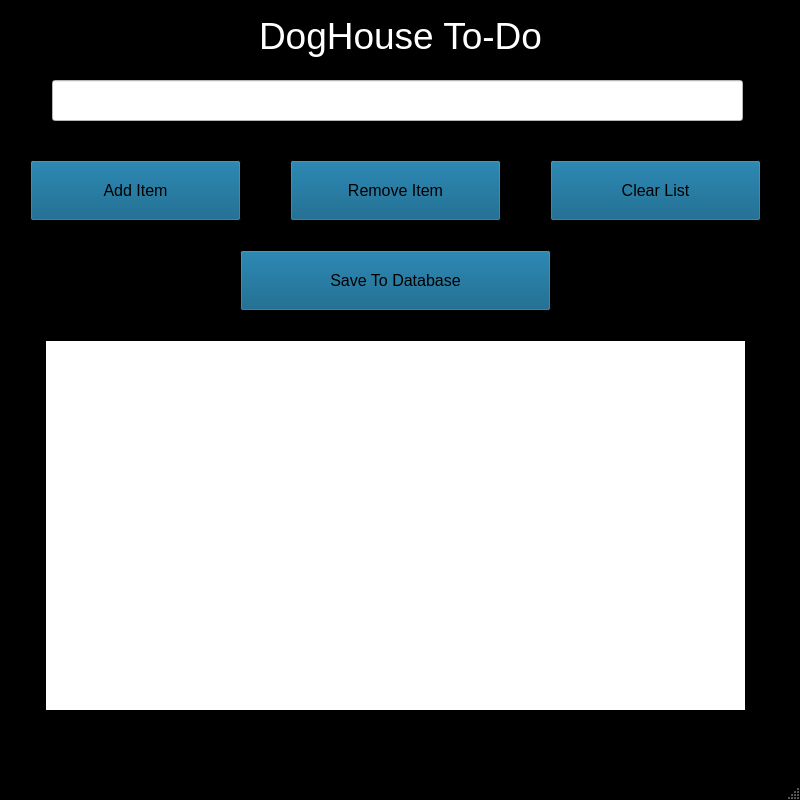
<?xml version="1.0" encoding="UTF-8"?>
<ui version="4.0">
 <class>MainWindow</class>
 <widget class="QMainWindow" name="MainWindow">
  <property name="geometry">
   <rect>
    <x>0</x>
    <y>0</y>
    <width>800</width>
    <height>800</height>
   </rect>
  </property>
  <property name="maximumSize">
   <size>
    <width>800</width>
    <height>800</height>
   </size>
  </property>
  <property name="palette">
   <palette>
    <active>
     <colorrole role="WindowText">
      <brush brushstyle="SolidPattern">
       <color alpha="255">
        <red>255</red>
        <green>255</green>
        <blue>255</blue>
       </color>
      </brush>
     </colorrole>
     <colorrole role="Button">
      <brush brushstyle="SolidPattern">
       <color alpha="255">
        <red>0</red>
        <green>85</green>
        <blue>127</blue>
       </color>
      </brush>
     </colorrole>
     <colorrole role="Light">
      <brush brushstyle="SolidPattern">
       <color alpha="255">
        <red>189</red>
        <green>189</green>
        <blue>189</blue>
       </color>
      </brush>
     </colorrole>
     <colorrole role="Midlight">
      <brush brushstyle="SolidPattern">
       <color alpha="255">
        <red>111</red>
        <green>111</green>
        <blue>111</blue>
       </color>
      </brush>
     </colorrole>
     <colorrole role="Dark">
      <brush brushstyle="SolidPattern">
       <color alpha="200">
        <red>0</red>
        <green>0</green>
        <blue>0</blue>
       </color>
      </brush>
     </colorrole>
     <colorrole role="Mid">
      <brush brushstyle="SolidPattern">
       <color alpha="255">
        <red>103</red>
        <green>103</green>
        <blue>103</blue>
       </color>
      </brush>
     </colorrole>
     <colorrole role="Text">
      <brush brushstyle="SolidPattern">
       <color alpha="255">
        <red>0</red>
        <green>0</green>
        <blue>0</blue>
       </color>
      </brush>
     </colorrole>
     <colorrole role="BrightText">
      <brush brushstyle="SolidPattern">
       <color alpha="255">
        <red>255</red>
        <green>255</green>
        <blue>255</blue>
       </color>
      </brush>
     </colorrole>
     <colorrole role="ButtonText">
      <brush brushstyle="SolidPattern">
       <color alpha="255">
        <red>0</red>
        <green>0</green>
        <blue>0</blue>
       </color>
      </brush>
     </colorrole>
     <colorrole role="Base">
      <brush brushstyle="SolidPattern">
       <color alpha="255">
        <red>255</red>
        <green>255</green>
        <blue>255</blue>
       </color>
      </brush>
     </colorrole>
     <colorrole role="Window">
      <brush brushstyle="SolidPattern">
       <color alpha="255">
        <red>0</red>
        <green>0</green>
        <blue>0</blue>
       </color>
      </brush>
     </colorrole>
     <colorrole role="Shadow">
      <brush brushstyle="SolidPattern">
       <color alpha="255">
        <red>0</red>
        <green>0</green>
        <blue>0</blue>
       </color>
      </brush>
     </colorrole>
     <colorrole role="Highlight">
      <brush brushstyle="SolidPattern">
       <color alpha="255">
        <red>0</red>
        <green>255</green>
        <blue>0</blue>
       </color>
      </brush>
     </colorrole>
     <colorrole role="HighlightedText">
      <brush brushstyle="SolidPattern">
       <color alpha="255">
        <red>0</red>
        <green>0</green>
        <blue>0</blue>
       </color>
      </brush>
     </colorrole>
     <colorrole role="AlternateBase">
      <brush brushstyle="SolidPattern">
       <color alpha="255">
        <red>204</red>
        <green>204</green>
        <blue>204</blue>
       </color>
      </brush>
     </colorrole>
     <colorrole role="ToolTipBase">
      <brush brushstyle="SolidPattern">
       <color alpha="255">
        <red>255</red>
        <green>255</green>
        <blue>220</blue>
       </color>
      </brush>
     </colorrole>
     <colorrole role="ToolTipText">
      <brush brushstyle="SolidPattern">
       <color alpha="255">
        <red>0</red>
        <green>0</green>
        <blue>0</blue>
       </color>
      </brush>
     </colorrole>
     <colorrole role="PlaceholderText">
      <brush brushstyle="SolidPattern">
       <color alpha="128">
        <red>0</red>
        <green>0</green>
        <blue>0</blue>
       </color>
      </brush>
     </colorrole>
    </active>
    <inactive>
     <colorrole role="WindowText">
      <brush brushstyle="SolidPattern">
       <color alpha="255">
        <red>255</red>
        <green>255</green>
        <blue>255</blue>
       </color>
      </brush>
     </colorrole>
     <colorrole role="Button">
      <brush brushstyle="SolidPattern">
       <color alpha="255">
        <red>0</red>
        <green>85</green>
        <blue>127</blue>
       </color>
      </brush>
     </colorrole>
     <colorrole role="Light">
      <brush brushstyle="SolidPattern">
       <color alpha="255">
        <red>189</red>
        <green>189</green>
        <blue>189</blue>
       </color>
      </brush>
     </colorrole>
     <colorrole role="Midlight">
      <brush brushstyle="SolidPattern">
       <color alpha="255">
        <red>111</red>
        <green>111</green>
        <blue>111</blue>
       </color>
      </brush>
     </colorrole>
     <colorrole role="Dark">
      <brush brushstyle="SolidPattern">
       <color alpha="200">
        <red>0</red>
        <green>0</green>
        <blue>0</blue>
       </color>
      </brush>
     </colorrole>
     <colorrole role="Mid">
      <brush brushstyle="SolidPattern">
       <color alpha="255">
        <red>103</red>
        <green>103</green>
        <blue>103</blue>
       </color>
      </brush>
     </colorrole>
     <colorrole role="Text">
      <brush brushstyle="SolidPattern">
       <color alpha="255">
        <red>0</red>
        <green>0</green>
        <blue>0</blue>
       </color>
      </brush>
     </colorrole>
     <colorrole role="BrightText">
      <brush brushstyle="SolidPattern">
       <color alpha="255">
        <red>255</red>
        <green>255</green>
        <blue>255</blue>
       </color>
      </brush>
     </colorrole>
     <colorrole role="ButtonText">
      <brush brushstyle="SolidPattern">
       <color alpha="255">
        <red>0</red>
        <green>0</green>
        <blue>0</blue>
       </color>
      </brush>
     </colorrole>
     <colorrole role="Base">
      <brush brushstyle="SolidPattern">
       <color alpha="255">
        <red>255</red>
        <green>255</green>
        <blue>255</blue>
       </color>
      </brush>
     </colorrole>
     <colorrole role="Window">
      <brush brushstyle="SolidPattern">
       <color alpha="255">
        <red>0</red>
        <green>0</green>
        <blue>0</blue>
       </color>
      </brush>
     </colorrole>
     <colorrole role="Shadow">
      <brush brushstyle="SolidPattern">
       <color alpha="255">
        <red>0</red>
        <green>0</green>
        <blue>0</blue>
       </color>
      </brush>
     </colorrole>
     <colorrole role="Highlight">
      <brush brushstyle="SolidPattern">
       <color alpha="255">
        <red>0</red>
        <green>255</green>
        <blue>0</blue>
       </color>
      </brush>
     </colorrole>
     <colorrole role="HighlightedText">
      <brush brushstyle="SolidPattern">
       <color alpha="255">
        <red>0</red>
        <green>0</green>
        <blue>0</blue>
       </color>
      </brush>
     </colorrole>
     <colorrole role="AlternateBase">
      <brush brushstyle="SolidPattern">
       <color alpha="255">
        <red>204</red>
        <green>204</green>
        <blue>204</blue>
       </color>
      </brush>
     </colorrole>
     <colorrole role="ToolTipBase">
      <brush brushstyle="SolidPattern">
       <color alpha="255">
        <red>255</red>
        <green>255</green>
        <blue>220</blue>
       </color>
      </brush>
     </colorrole>
     <colorrole role="ToolTipText">
      <brush brushstyle="SolidPattern">
       <color alpha="255">
        <red>0</red>
        <green>0</green>
        <blue>0</blue>
       </color>
      </brush>
     </colorrole>
     <colorrole role="PlaceholderText">
      <brush brushstyle="SolidPattern">
       <color alpha="128">
        <red>0</red>
        <green>0</green>
        <blue>0</blue>
       </color>
      </brush>
     </colorrole>
    </inactive>
    <disabled>
     <colorrole role="WindowText">
      <brush brushstyle="SolidPattern">
       <color alpha="200">
        <red>0</red>
        <green>0</green>
        <blue>0</blue>
       </color>
      </brush>
     </colorrole>
     <colorrole role="Button">
      <brush brushstyle="SolidPattern">
       <color alpha="255">
        <red>0</red>
        <green>85</green>
        <blue>127</blue>
       </color>
      </brush>
     </colorrole>
     <colorrole role="Light">
      <brush brushstyle="SolidPattern">
       <color alpha="255">
        <red>189</red>
        <green>189</green>
        <blue>189</blue>
       </color>
      </brush>
     </colorrole>
     <colorrole role="Midlight">
      <brush brushstyle="SolidPattern">
       <color alpha="255">
        <red>111</red>
        <green>111</green>
        <blue>111</blue>
       </color>
      </brush>
     </colorrole>
     <colorrole role="Dark">
      <brush brushstyle="SolidPattern">
       <color alpha="200">
        <red>0</red>
        <green>0</green>
        <blue>0</blue>
       </color>
      </brush>
     </colorrole>
     <colorrole role="Mid">
      <brush brushstyle="SolidPattern">
       <color alpha="255">
        <red>103</red>
        <green>103</green>
        <blue>103</blue>
       </color>
      </brush>
     </colorrole>
     <colorrole role="Text">
      <brush brushstyle="SolidPattern">
       <color alpha="200">
        <red>0</red>
        <green>0</green>
        <blue>0</blue>
       </color>
      </brush>
     </colorrole>
     <colorrole role="BrightText">
      <brush brushstyle="SolidPattern">
       <color alpha="255">
        <red>255</red>
        <green>255</green>
        <blue>255</blue>
       </color>
      </brush>
     </colorrole>
     <colorrole role="ButtonText">
      <brush brushstyle="SolidPattern">
       <color alpha="200">
        <red>0</red>
        <green>0</green>
        <blue>0</blue>
       </color>
      </brush>
     </colorrole>
     <colorrole role="Base">
      <brush brushstyle="SolidPattern">
       <color alpha="255">
        <red>0</red>
        <green>0</green>
        <blue>0</blue>
       </color>
      </brush>
     </colorrole>
     <colorrole role="Window">
      <brush brushstyle="SolidPattern">
       <color alpha="255">
        <red>0</red>
        <green>0</green>
        <blue>0</blue>
       </color>
      </brush>
     </colorrole>
     <colorrole role="Shadow">
      <brush brushstyle="SolidPattern">
       <color alpha="255">
        <red>0</red>
        <green>0</green>
        <blue>0</blue>
       </color>
      </brush>
     </colorrole>
     <colorrole role="Highlight">
      <brush brushstyle="SolidPattern">
       <color alpha="255">
        <red>145</red>
        <green>145</green>
        <blue>145</blue>
       </color>
      </brush>
     </colorrole>
     <colorrole role="HighlightedText">
      <brush brushstyle="SolidPattern">
       <color alpha="255">
        <red>0</red>
        <green>0</green>
        <blue>0</blue>
       </color>
      </brush>
     </colorrole>
     <colorrole role="AlternateBase">
      <brush brushstyle="SolidPattern">
       <color alpha="255">
        <red>154</red>
        <green>154</green>
        <blue>154</blue>
       </color>
      </brush>
     </colorrole>
     <colorrole role="ToolTipBase">
      <brush brushstyle="SolidPattern">
       <color alpha="255">
        <red>255</red>
        <green>255</green>
        <blue>220</blue>
       </color>
      </brush>
     </colorrole>
     <colorrole role="ToolTipText">
      <brush brushstyle="SolidPattern">
       <color alpha="255">
        <red>0</red>
        <green>0</green>
        <blue>0</blue>
       </color>
      </brush>
     </colorrole>
     <colorrole role="PlaceholderText">
      <brush brushstyle="SolidPattern">
       <color alpha="128">
        <red>0</red>
        <green>0</green>
        <blue>0</blue>
       </color>
      </brush>
     </colorrole>
    </disabled>
   </palette>
  </property>
  <property name="font">
   <font>
    <pointsize>9</pointsize>
   </font>
  </property>
  <property name="windowTitle">
   <string>DogHouse</string>
  </property>
  <widget class="QWidget" name="centralwidget">
   <widget class="QPushButton" name="add_pushButton">
    <property name="geometry">
     <rect>
      <x>30</x>
      <y>160</y>
      <width>211</width>
      <height>61</height>
     </rect>
    </property>
    <property name="font">
     <font>
      <pointsize>12</pointsize>
     </font>
    </property>
    <property name="autoFillBackground">
     <bool>false</bool>
    </property>
    <property name="text">
     <string>Add Item</string>
    </property>
    <property name="autoDefault">
     <bool>false</bool>
    </property>
    <property name="default">
     <bool>false</bool>
    </property>
    <property name="flat">
     <bool>false</bool>
    </property>
   </widget>
   <widget class="QLineEdit" name="add_lineEdit">
    <property name="geometry">
     <rect>
      <x>52</x>
      <y>80</y>
      <width>691</width>
      <height>41</height>
     </rect>
    </property>
    <property name="palette">
     <palette>
      <active>
       <colorrole role="WindowText">
        <brush brushstyle="SolidPattern">
         <color alpha="255">
          <red>0</red>
          <green>0</green>
          <blue>0</blue>
         </color>
        </brush>
       </colorrole>
       <colorrole role="Button">
        <brush brushstyle="SolidPattern">
         <color alpha="255">
          <red>255</red>
          <green>255</green>
          <blue>255</blue>
         </color>
        </brush>
       </colorrole>
       <colorrole role="Light">
        <brush brushstyle="SolidPattern">
         <color alpha="255">
          <red>255</red>
          <green>255</green>
          <blue>255</blue>
         </color>
        </brush>
       </colorrole>
       <colorrole role="Midlight">
        <brush brushstyle="SolidPattern">
         <color alpha="255">
          <red>255</red>
          <green>255</green>
          <blue>255</blue>
         </color>
        </brush>
       </colorrole>
       <colorrole role="Dark">
        <brush brushstyle="SolidPattern">
         <color alpha="255">
          <red>127</red>
          <green>127</green>
          <blue>127</blue>
         </color>
        </brush>
       </colorrole>
       <colorrole role="Mid">
        <brush brushstyle="SolidPattern">
         <color alpha="255">
          <red>170</red>
          <green>170</green>
          <blue>170</blue>
         </color>
        </brush>
       </colorrole>
       <colorrole role="Text">
        <brush brushstyle="SolidPattern">
         <color alpha="255">
          <red>0</red>
          <green>0</green>
          <blue>0</blue>
         </color>
        </brush>
       </colorrole>
       <colorrole role="BrightText">
        <brush brushstyle="SolidPattern">
         <color alpha="255">
          <red>255</red>
          <green>255</green>
          <blue>255</blue>
         </color>
        </brush>
       </colorrole>
       <colorrole role="ButtonText">
        <brush brushstyle="SolidPattern">
         <color alpha="255">
          <red>0</red>
          <green>0</green>
          <blue>0</blue>
         </color>
        </brush>
       </colorrole>
       <colorrole role="Base">
        <brush brushstyle="SolidPattern">
         <color alpha="255">
          <red>255</red>
          <green>255</green>
          <blue>255</blue>
         </color>
        </brush>
       </colorrole>
       <colorrole role="Window">
        <brush brushstyle="SolidPattern">
         <color alpha="255">
          <red>255</red>
          <green>255</green>
          <blue>255</blue>
         </color>
        </brush>
       </colorrole>
       <colorrole role="Shadow">
        <brush brushstyle="SolidPattern">
         <color alpha="255">
          <red>0</red>
          <green>0</green>
          <blue>0</blue>
         </color>
        </brush>
       </colorrole>
       <colorrole role="AlternateBase">
        <brush brushstyle="SolidPattern">
         <color alpha="255">
          <red>255</red>
          <green>255</green>
          <blue>255</blue>
         </color>
        </brush>
       </colorrole>
       <colorrole role="ToolTipBase">
        <brush brushstyle="SolidPattern">
         <color alpha="255">
          <red>255</red>
          <green>255</green>
          <blue>220</blue>
         </color>
        </brush>
       </colorrole>
       <colorrole role="ToolTipText">
        <brush brushstyle="SolidPattern">
         <color alpha="255">
          <red>0</red>
          <green>0</green>
          <blue>0</blue>
         </color>
        </brush>
       </colorrole>
       <colorrole role="PlaceholderText">
        <brush brushstyle="SolidPattern">
         <color alpha="128">
          <red>0</red>
          <green>0</green>
          <blue>0</blue>
         </color>
        </brush>
       </colorrole>
      </active>
      <inactive>
       <colorrole role="WindowText">
        <brush brushstyle="SolidPattern">
         <color alpha="255">
          <red>0</red>
          <green>0</green>
          <blue>0</blue>
         </color>
        </brush>
       </colorrole>
       <colorrole role="Button">
        <brush brushstyle="SolidPattern">
         <color alpha="255">
          <red>255</red>
          <green>255</green>
          <blue>255</blue>
         </color>
        </brush>
       </colorrole>
       <colorrole role="Light">
        <brush brushstyle="SolidPattern">
         <color alpha="255">
          <red>255</red>
          <green>255</green>
          <blue>255</blue>
         </color>
        </brush>
       </colorrole>
       <colorrole role="Midlight">
        <brush brushstyle="SolidPattern">
         <color alpha="255">
          <red>255</red>
          <green>255</green>
          <blue>255</blue>
         </color>
        </brush>
       </colorrole>
       <colorrole role="Dark">
        <brush brushstyle="SolidPattern">
         <color alpha="255">
          <red>127</red>
          <green>127</green>
          <blue>127</blue>
         </color>
        </brush>
       </colorrole>
       <colorrole role="Mid">
        <brush brushstyle="SolidPattern">
         <color alpha="255">
          <red>170</red>
          <green>170</green>
          <blue>170</blue>
         </color>
        </brush>
       </colorrole>
       <colorrole role="Text">
        <brush brushstyle="SolidPattern">
         <color alpha="255">
          <red>0</red>
          <green>0</green>
          <blue>0</blue>
         </color>
        </brush>
       </colorrole>
       <colorrole role="BrightText">
        <brush brushstyle="SolidPattern">
         <color alpha="255">
          <red>255</red>
          <green>255</green>
          <blue>255</blue>
         </color>
        </brush>
       </colorrole>
       <colorrole role="ButtonText">
        <brush brushstyle="SolidPattern">
         <color alpha="255">
          <red>0</red>
          <green>0</green>
          <blue>0</blue>
         </color>
        </brush>
       </colorrole>
       <colorrole role="Base">
        <brush brushstyle="SolidPattern">
         <color alpha="255">
          <red>255</red>
          <green>255</green>
          <blue>255</blue>
         </color>
        </brush>
       </colorrole>
       <colorrole role="Window">
        <brush brushstyle="SolidPattern">
         <color alpha="255">
          <red>255</red>
          <green>255</green>
          <blue>255</blue>
         </color>
        </brush>
       </colorrole>
       <colorrole role="Shadow">
        <brush brushstyle="SolidPattern">
         <color alpha="255">
          <red>0</red>
          <green>0</green>
          <blue>0</blue>
         </color>
        </brush>
       </colorrole>
       <colorrole role="AlternateBase">
        <brush brushstyle="SolidPattern">
         <color alpha="255">
          <red>255</red>
          <green>255</green>
          <blue>255</blue>
         </color>
        </brush>
       </colorrole>
       <colorrole role="ToolTipBase">
        <brush brushstyle="SolidPattern">
         <color alpha="255">
          <red>255</red>
          <green>255</green>
          <blue>220</blue>
         </color>
        </brush>
       </colorrole>
       <colorrole role="ToolTipText">
        <brush brushstyle="SolidPattern">
         <color alpha="255">
          <red>0</red>
          <green>0</green>
          <blue>0</blue>
         </color>
        </brush>
       </colorrole>
       <colorrole role="PlaceholderText">
        <brush brushstyle="SolidPattern">
         <color alpha="128">
          <red>0</red>
          <green>0</green>
          <blue>0</blue>
         </color>
        </brush>
       </colorrole>
      </inactive>
      <disabled>
       <colorrole role="WindowText">
        <brush brushstyle="SolidPattern">
         <color alpha="255">
          <red>127</red>
          <green>127</green>
          <blue>127</blue>
         </color>
        </brush>
       </colorrole>
       <colorrole role="Button">
        <brush brushstyle="SolidPattern">
         <color alpha="255">
          <red>255</red>
          <green>255</green>
          <blue>255</blue>
         </color>
        </brush>
       </colorrole>
       <colorrole role="Light">
        <brush brushstyle="SolidPattern">
         <color alpha="255">
          <red>255</red>
          <green>255</green>
          <blue>255</blue>
         </color>
        </brush>
       </colorrole>
       <colorrole role="Midlight">
        <brush brushstyle="SolidPattern">
         <color alpha="255">
          <red>255</red>
          <green>255</green>
          <blue>255</blue>
         </color>
        </brush>
       </colorrole>
       <colorrole role="Dark">
        <brush brushstyle="SolidPattern">
         <color alpha="255">
          <red>127</red>
          <green>127</green>
          <blue>127</blue>
         </color>
        </brush>
       </colorrole>
       <colorrole role="Mid">
        <brush brushstyle="SolidPattern">
         <color alpha="255">
          <red>170</red>
          <green>170</green>
          <blue>170</blue>
         </color>
        </brush>
       </colorrole>
       <colorrole role="Text">
        <brush brushstyle="SolidPattern">
         <color alpha="255">
          <red>127</red>
          <green>127</green>
          <blue>127</blue>
         </color>
        </brush>
       </colorrole>
       <colorrole role="BrightText">
        <brush brushstyle="SolidPattern">
         <color alpha="255">
          <red>255</red>
          <green>255</green>
          <blue>255</blue>
         </color>
        </brush>
       </colorrole>
       <colorrole role="ButtonText">
        <brush brushstyle="SolidPattern">
         <color alpha="255">
          <red>127</red>
          <green>127</green>
          <blue>127</blue>
         </color>
        </brush>
       </colorrole>
       <colorrole role="Base">
        <brush brushstyle="SolidPattern">
         <color alpha="255">
          <red>255</red>
          <green>255</green>
          <blue>255</blue>
         </color>
        </brush>
       </colorrole>
       <colorrole role="Window">
        <brush brushstyle="SolidPattern">
         <color alpha="255">
          <red>255</red>
          <green>255</green>
          <blue>255</blue>
         </color>
        </brush>
       </colorrole>
       <colorrole role="Shadow">
        <brush brushstyle="SolidPattern">
         <color alpha="255">
          <red>0</red>
          <green>0</green>
          <blue>0</blue>
         </color>
        </brush>
       </colorrole>
       <colorrole role="AlternateBase">
        <brush brushstyle="SolidPattern">
         <color alpha="255">
          <red>255</red>
          <green>255</green>
          <blue>255</blue>
         </color>
        </brush>
       </colorrole>
       <colorrole role="ToolTipBase">
        <brush brushstyle="SolidPattern">
         <color alpha="255">
          <red>255</red>
          <green>255</green>
          <blue>220</blue>
         </color>
        </brush>
       </colorrole>
       <colorrole role="ToolTipText">
        <brush brushstyle="SolidPattern">
         <color alpha="255">
          <red>0</red>
          <green>0</green>
          <blue>0</blue>
         </color>
        </brush>
       </colorrole>
       <colorrole role="PlaceholderText">
        <brush brushstyle="SolidPattern">
         <color alpha="128">
          <red>0</red>
          <green>0</green>
          <blue>0</blue>
         </color>
        </brush>
       </colorrole>
      </disabled>
     </palette>
    </property>
    <property name="font">
     <font>
      <pointsize>12</pointsize>
     </font>
    </property>
   </widget>
   <widget class="QListWidget" name="mylist_listWidget">
    <property name="geometry">
     <rect>
      <x>45</x>
      <y>340</y>
      <width>701</width>
      <height>371</height>
     </rect>
    </property>
    <property name="maximumSize">
     <size>
      <width>800</width>
      <height>600</height>
     </size>
    </property>
    <property name="font">
     <font>
      <pointsize>12</pointsize>
     </font>
    </property>
   </widget>
   <widget class="QPushButton" name="remove_pushButton">
    <property name="geometry">
     <rect>
      <x>290</x>
      <y>160</y>
      <width>211</width>
      <height>61</height>
     </rect>
    </property>
    <property name="font">
     <font>
      <pointsize>12</pointsize>
     </font>
    </property>
    <property name="text">
     <string>Remove Item</string>
    </property>
    <property name="default">
     <bool>false</bool>
    </property>
   </widget>
   <widget class="QPushButton" name="clear_pushButton">
    <property name="geometry">
     <rect>
      <x>550</x>
      <y>160</y>
      <width>211</width>
      <height>61</height>
     </rect>
    </property>
    <property name="font">
     <font>
      <pointsize>12</pointsize>
     </font>
    </property>
    <property name="text">
     <string>Clear List</string>
    </property>
    <property name="default">
     <bool>false</bool>
    </property>
   </widget>
   <widget class="QLabel" name="brand_label">
    <property name="geometry">
     <rect>
      <x>240</x>
      <y>10</y>
      <width>321</width>
      <height>51</height>
     </rect>
    </property>
    <property name="font">
     <font>
      <pointsize>28</pointsize>
     </font>
    </property>
    <property name="layoutDirection">
     <enum>Qt::LeftToRight</enum>
    </property>
    <property name="text">
     <string>DogHouse To-Do</string>
    </property>
    <property name="alignment">
     <set>Qt::AlignCenter</set>
    </property>
   </widget>
   <widget class="QPushButton" name="save_pushButton">
    <property name="geometry">
     <rect>
      <x>240</x>
      <y>250</y>
      <width>311</width>
      <height>61</height>
     </rect>
    </property>
    <property name="font">
     <font>
      <pointsize>12</pointsize>
     </font>
    </property>
    <property name="text">
     <string>Save To Database</string>
    </property>
    <property name="default">
     <bool>false</bool>
    </property>
   </widget>
  </widget>
  <widget class="QMenuBar" name="menubar">
   <property name="geometry">
    <rect>
     <x>0</x>
     <y>0</y>
     <width>800</width>
     <height>22</height>
    </rect>
   </property>
  </widget>
  <widget class="QStatusBar" name="statusbar"/>
  <action name="actionIcon">
   <property name="icon">
    <iconset>
     <normaloff>../../../../Pictures/fox2.png</normaloff>../../../../Pictures/fox2.png</iconset>
   </property>
   <property name="text">
    <string>Icon</string>
   </property>
  </action>
 </widget>
 <resources/>
 <connections/>
</ui>
